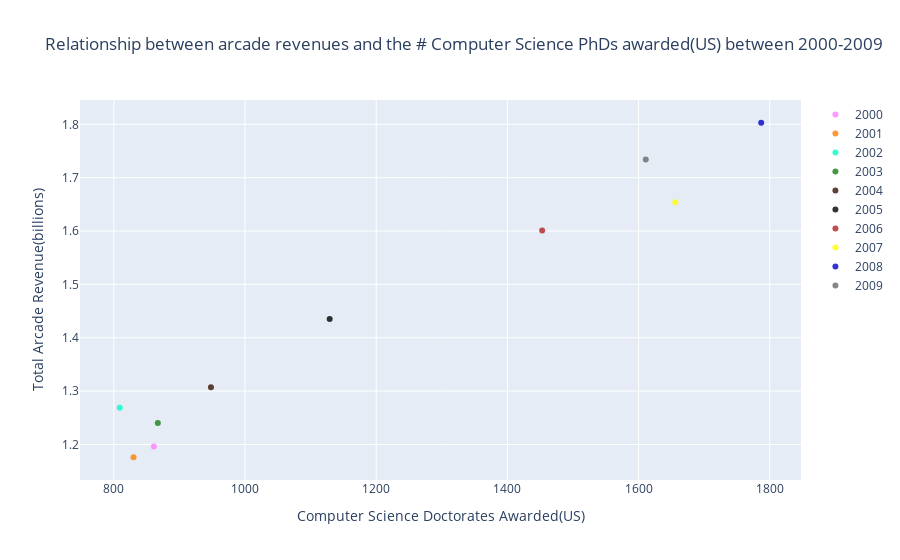

The cell this chart's notebook holds for it:
### Code cell
#create graph

import plotly.graph_objs as go
from plotly.offline import init_notebook_mode, iplot, plot
#creating each years dataframe
df2000 = arcade[arcade.Year == 2000].iloc[:1,:]
df2001 = arcade[arcade.Year == 2001].iloc[:1,:]
df2002 = arcade[arcade.Year == 2002].iloc[:1,:]
df2003 = arcade[arcade.Year == 2003].iloc[:1,:]
df2004 = arcade[arcade.Year == 2004].iloc[:1,:]
df2005 = arcade[arcade.Year == 2005].iloc[:1,:]
df2006 = arcade[arcade.Year == 2006].iloc[:1,:]
df2007 = arcade[arcade.Year == 2007].iloc[:1,:]
df2008 = arcade[arcade.Year == 2008].iloc[:1,:]
df2009 = arcade[arcade.Year == 2009].iloc[:1,:]

# creating trace1
trace1 =go.Scatter(x = df2000.Comp_Science_Doctorates_Awarded,y = df2000.Tot_Arcade_Revenue,mode = "markers",name = "2000",marker = dict(color = 'rgba(255, 128, 255, 0.8)'),text= df2000.Year)
# creating trace2
trace2 =go.Scatter(x = df2001.Comp_Science_Doctorates_Awarded,y = df2001.Tot_Arcade_Revenue,mode = "markers", name = "2001",marker = dict(color = 'rgba(255, 128, 2, 0.8)'),text= df2001.Year)
# creating trace3
trace3 =go.Scatter(x = df2002.Comp_Science_Doctorates_Awarded, y = df2002.Tot_Arcade_Revenue, mode = "markers", name = "2002", marker = dict(color = 'rgba(0, 255, 200, 0.8)'),text= df2002.Year)
# creating trace4
trace4 =go.Scatter(x = df2003.Comp_Science_Doctorates_Awarded,y = df2003.Tot_Arcade_Revenue,mode = "markers",name = "2003",marker = dict(color = 'rgba(25, 128, 25, 0.8)'),text= df2003.Year)
# creating trace5
trace5 =go.Scatter(x = df2004.Comp_Science_Doctorates_Awarded,y = df2004.Tot_Arcade_Revenue,mode = "markers", name = "2004",marker = dict(color = 'rgba(55, 18, 2, 0.8)'),text= df2004.Year)
# creating trace6
trace6 =go.Scatter(x = df2005.Comp_Science_Doctorates_Awarded, y = df2005.Tot_Arcade_Revenue, mode = "markers", name = "2005", marker = dict(color = 'rgba(0, 0, 0, 0.8)'),text= df2005.Year)
# creating trace7
trace7 =go.Scatter(x = df2006.Comp_Science_Doctorates_Awarded,y = df2006.Tot_Arcade_Revenue,mode = "markers",name = "2006",marker = dict(color = 'rgba(178, 34, 34, 0.8)'),text= df2006.Year)
# creating trace8
trace8 =go.Scatter(x = df2007.Comp_Science_Doctorates_Awarded,y = df2007.Tot_Arcade_Revenue,mode = "markers", name = "2007",marker = dict(color = 'rgba(255, 255, 0, 0.8)'),text= df2007.Year)
# creating trace9
trace9 =go.Scatter(x = df2008.Comp_Science_Doctorates_Awarded, y = df2008.Tot_Arcade_Revenue, mode = "markers", name = "2008", marker = dict(color = 'rgba(0, 0, 205, 0.8)'),text= df2008.Year)
# creating trace10
trace10 =go.Scatter(x = df2009.Comp_Science_Doctorates_Awarded,y = df2009.Tot_Arcade_Revenue,mode = "markers",name = "2009",marker = dict(color = 'rgba(105, 105, 105, 0.8)'),text= df2009.Year)

#making the graph
data = [trace1, trace2, trace3, trace4, trace5, trace6,trace7,trace8,trace9,trace10]
layout = dict(title = 'Relationship between arcade revenues and the # Computer Science PhDs awarded(US) between 2000-2009', xaxis= dict(title='Computer Science Doctorates Awarded(US)',ticklen= 5,zeroline= False),yaxis= dict(title='Total Arcade Revenue(billions)',ticklen= 5,zeroline= False))
fig = dict(data = data, layout = layout)
iplot(fig)

### Figure 1 — Plotly figure (JSON) as saved in the notebook; plotly's stock layout.template omitted (floating-point values rounded to 4 significant figures)
{"data": [{"marker": {"color": "rgba(255, 128, 255, 0.8)"}, "mode": "markers", "name": "2000", "text": [2000], "type": "scatter", "x": [861], "y": [1.196]}, {"marker": {"color": "rgba(255, 128, 2, 0.8)"}, "mode": "markers", "name": "2001", "text": [2001], "type": "scatter", "x": [830], "y": [1.176]}, {"marker": {"color": "rgba(0, 255, 200, 0.8)"}, "mode": "markers", "name": "2002", "text": [2002], "type": "scatter", "x": [809], "y": [1.269]}, {"marker": {"color": "rgba(25, 128, 25, 0.8)"}, "mode": "markers", "name": "2003", "text": [2003], "type": "scatter", "x": [867], "y": [1.24]}, {"marker": {"color": "rgba(55, 18, 2, 0.8)"}, "mode": "markers", "name": "2004", "text": [2004], "type": "scatter", "x": [948], "y": [1.307]}, {"marker": {"color": "rgba(0, 0, 0, 0.8)"}, "mode": "markers", "name": "2005", "text": [2005], "type": "scatter", "x": [1129], "y": [1.435]}, {"marker": {"color": "rgba(178, 34, 34, 0.8)"}, "mode": "markers", "name": "2006", "text": [2006], "type": "scatter", "x": [1453], "y": [1.601]}, {"marker": {"color": "rgba(255, 255, 0, 0.8)"}, "mode": "markers", "name": "2007", "text": [2007], "type": "scatter", "x": [1656], "y": [1.654]}, {"marker": {"color": "rgba(0, 0, 205, 0.8)"}, "mode": "markers", "name": "2008", "text": [2008], "type": "scatter", "x": [1787], "y": [1.803]}, {"marker": {"color": "rgba(105, 105, 105, 0.8)"}, "mode": "markers", "name": "2009", "text": [2009], "type": "scatter", "x": [1611], "y": [1.734]}], "layout": {"title": {"text": "Relationship between arcade revenues and the # Computer Science PhDs awarded(US) between 2000-2009"}, "xaxis": {"ticklen": 5, "title": {"text": "Computer Science Doctorates Awarded(US)"}, "zeroline": false}, "yaxis": {"ticklen": 5, "title": {"text": "Total Arcade Revenue(billions)"}, "zeroline": false}}}
